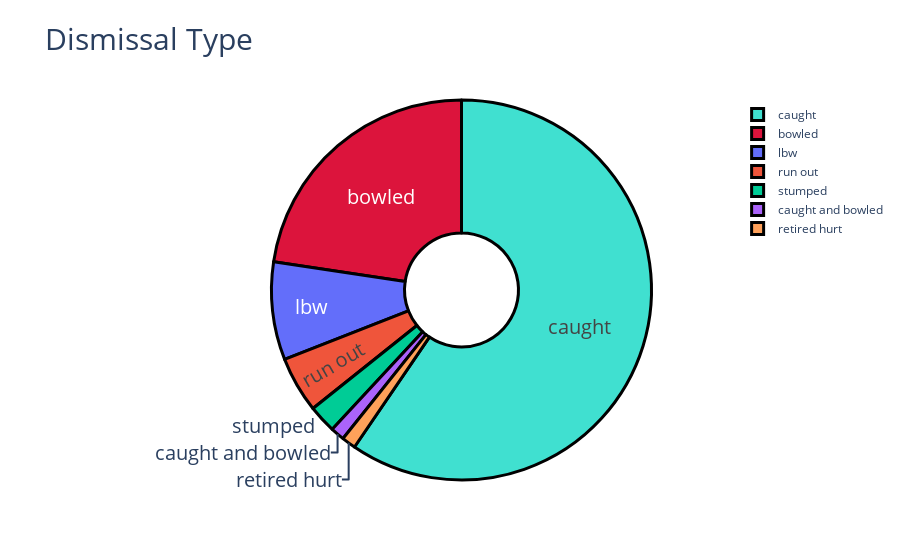

Notebook code cell kept with this figure:
### Markdown cell above
# 4.2 Batsman Analysis

### Code cell
Batting_Targets['name'] = Batting_Targets.index
widgets.interact(Batsman_Analysis, Batter = Batting_Targets['name'])

### Figure 1 — Plotly figure (JSON) as saved in the notebook; plotly's stock layout.template omitted (floating-point values rounded to 4 significant figures)
{"data": [{"hole": 0.3, "hoverinfo": "label+percent", "labels": ["caught", "bowled", "lbw", "run out", "stumped", "caught and bowled", "retired hurt"], "marker": {"colors": ["turquoise", "crimson"], "line": {"color": "#000000", "width": 3}}, "textfont": {"size": 20}, "textinfo": "label", "type": "pie", "values": [50, 19, 7, 4, 2, 1, 1]}], "layout": {"title": {"font": {"size": 30}, "text": "Dismissal Type"}}}
